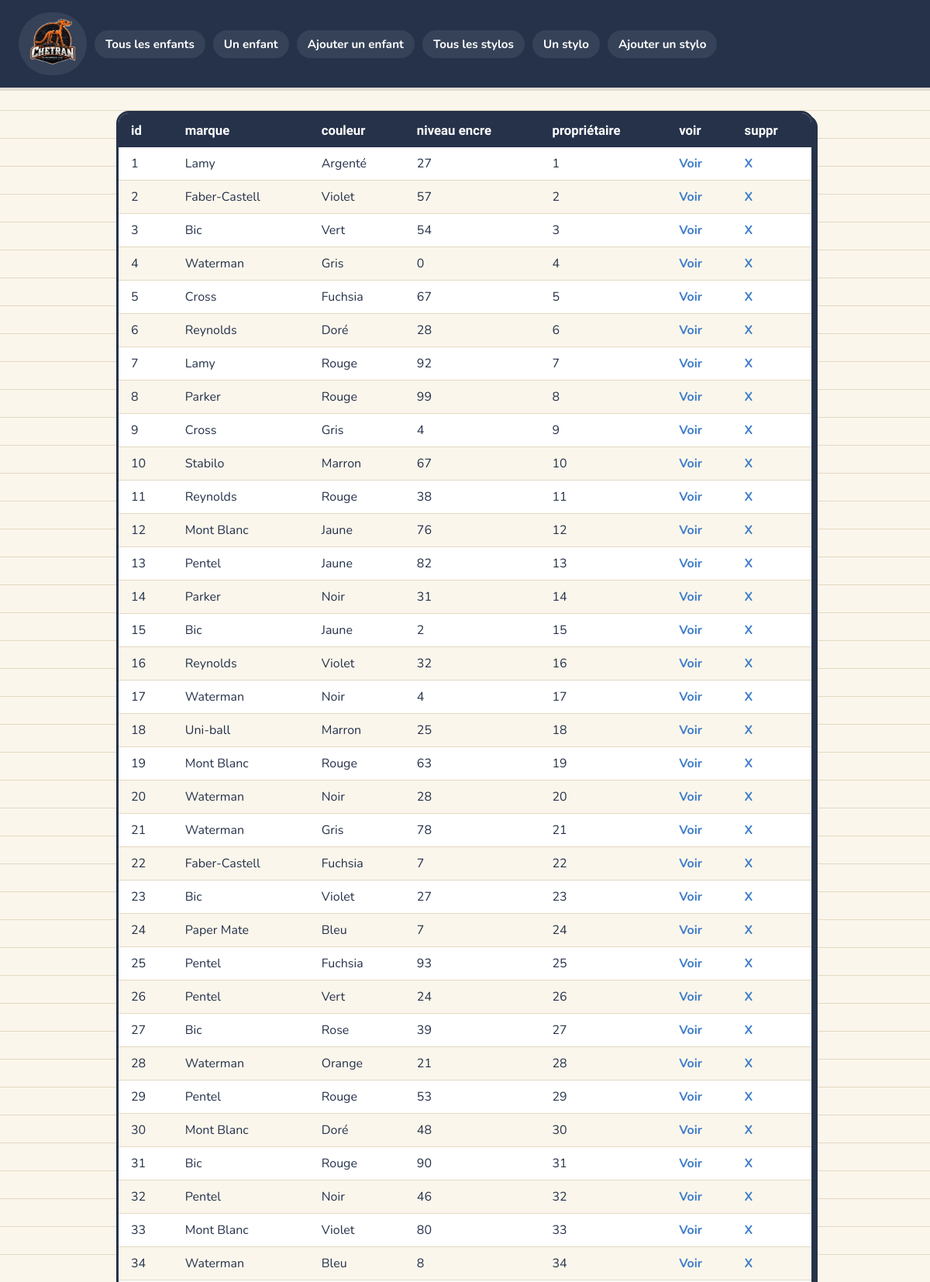
The app's page /php/index.php?stylos (upper part) with its own data.
### tables this page shows
CREATE TABLE Stylos (
    id INT AUTO_INCREMENT PRIMARY KEY,
    couleur VARCHAR(30) NOT NULL,
    marque VARCHAR(50) NOT NULL,
    niveau_encre INT DEFAULT 100,
    fonctionne BOOLEAN DEFAULT TRUE,
    id_enfant INT
);

### php/model/DAO.php (called while the page is built, shortened)
<?php
class DAO {
	public function __construct() {
		try {
			$this->pdo = new PDO('mysql:host=127.0.0.1;dbname=lesenfantsmouillesdustylo', 'bthouverez', '321654');
		} catch(Exception $e) {
			die('ERROR : '.$e->getMessage() );
		}
	}
}

### php/model/StyloDAO.php (called while the page is built, shortened)
<?php
require_once 'DAO.php';
require_once 'Stylo.php';
class StyloDAO extends DAO {
	public function getAll() : array {
		$sql = "SELECT * FROM Stylos";
		$stmt = $this->pdo->query($sql);
		$lesStylos = [];
		while($tab = $stmt->fetch()) {
			$stylo = new Stylo;
			$stylo->id = $tab['id'];
			$stylo->marque = $tab['marque'];
			$stylo->couleur = $tab['couleur'];
			$stylo->fonctionne = $tab['fonctionne'];
			$stylo->niveau_encre = $tab['niveau_encre'];
			$lesStylos[] = $stylo;
		}
		return $lesStylos;
	}
}

### php/model/Stylo.php (called while the page is built, shortened)
<?php
class Stylo {
	private int    $id;
	private string $couleur;
	private string $marque;
	private int    $niveau_encre;
	public function __construct() {
		$this->id = -1;
		$this->couleur = '';
		$this->marque = '';
		$this->niveau_encre = 0;
	}
	public function __get($attr) {
		switch($attr) {
			case 'id': 				return $this->id; 				break;
			case 'couleur': 		return $this->couleur; 			break;
			case 'marque': 			return $this->marque; 			break;
			case 'niveau_encre': 	return $this->niveau_encre; 	break;
		}
	}
	public function __set($attr, $val) {
		switch($attr) {
			case 'id': 				$this->id = $val; 			break;
			case 'couleur': 		$this->couleur = $val; 		break;
			case 'marque': 			$this->marque = $val; 		break;
			case 'fonctionne': 		$this->fonctionne = $val; 	break;
			case 'niveau_encre': 	$this->niveau_encre = $val;	break;
		}
	}
}

### php/view/desStylos.php (the view)
<table class="table-stylos">
	<thead>
		<tr>
			<th>id</th>
			<th>marque</th>
			<th>couleur</th>
			<th>niveau encre</th>
			<th>propriétaire</th>
			<th>voir</th>
			<th>suppr</th>
		</tr>
	</thead>
	<?php foreach($stylos as $s) { ?>
		<tr>
		<td><?= $s->id ?></td>
		<td><?= $s->marque ?></td>
		<td><?= $s->couleur ?></td>
		<td><?= $s->niveau_encre ?></td>
		<td><?= $s->id ?></td>
		<td><a href="index.php?stylo=<?= $s->id ?>">Voir</a></td>
		<td><a href="index.php?supprStylo=<?= $s->id ?>">X</a> </td>
	</tr>
	<?php } ?>
</table>

### php/view/style.css (style rules this page uses)
:root { --paper: #FBF6EC; --paper-line: #E3D9C2; --ink: #25324A; --ink-soft: #4A5A78; --bic-red: #D64545; --bic-blue: #3D7DC9; --highlighter: #F2C94C; --felt-green: #4E9E6E; --sky: #CFEAF8; --radius: 16px; --shadow-hard: 5px 5px 0 var(--ink); }
* { box-sizing: border-box; }
html, body { margin: 0; min-height: 100%; }
body { font-family: "Nunito", "Segoe UI", Arial, sans-serif; color: var(--ink); background-color: var(--paper); background-image: linear-gradient(var(--paper-line) 1px, transparent 1px); background-size: 100% 36px; background-position: 0 70px; padding: 0 24px 60px; }
a { color: var(--bic-blue); text-decoration: none; }
nav { display: flex; flex-wrap: wrap; gap: 10px; align-items: center; background: var(--ink); margin: 0 -24px 30px; padding: 16px 24px; box-shadow: 0 4px 0 rgba(0, 0, 0, 0.1); position: sticky; top: 0; z-index: 10; }
nav a { color: #fff; background: rgba(255, 255, 255, 0.08); padding: 8px 14px; border-radius: 999px; font-weight: 700; font-size: 0.95em; transition: transform 0.15s ease, background 0.15s ease, color 0.15s ease; }
table { width: 100%; max-width: 900px; margin: 10px auto 40px; border-collapse: separate; border-spacing: 0; background: #fff; border: 3px solid var(--ink); border-radius: var(--radius); overflow: hidden; box-shadow: var(--shadow-hard); }
thead { background: var(--ink); }
th { color: #fff; font-family: "Patrick Hand", cursive, sans-serif; font-size: 1.05em; text-align: left; padding: 12px 16px; }
td { padding: 10px 16px; border-bottom: 1px solid var(--paper-line); }
tbody tr:nth-child(even), table tr:nth-child(even) { background: #FBF6EC; }
table a { font-weight: 700; }

### records on screen
stylos: id "1", marque "Lamy", couleur "Argenté", niveau_encre "27"
stylos: id "2", marque "Faber-Castell", couleur "Violet", niveau_encre "57"
stylos: id "3", marque "Bic", couleur "Vert", niveau_encre "54"
stylos: id "4", marque "Waterman", couleur "Gris", fonctionne "0"
stylos: id "5", marque "Cross", couleur "Fuchsia", niveau_encre "67"
stylos: id "6", marque "Reynolds", couleur "Doré", niveau_encre "28"
stylos: id "7", marque "Lamy", couleur "Rouge", niveau_encre "92"
stylos: id "8", marque "Parker", couleur "Rouge", niveau_encre "99"
stylos: id "9", marque "Cross", couleur "Gris", niveau_encre "4"
stylos: id "10", marque "Stabilo", couleur "Marron", niveau_encre "67"
stylos: id "11", marque "Reynolds", couleur "Rouge", niveau_encre "38"
stylos: id "12", marque "Mont Blanc", couleur "Jaune", niveau_encre "76"
stylos: id "13", marque "Pentel", couleur "Jaune", niveau_encre "82"
stylos: id "14", marque "Parker", couleur "Noir", niveau_encre "31"
stylos: id "15", marque "Bic", couleur "Jaune", niveau_encre "2"
stylos: id "16", marque "Reynolds", couleur "Violet", niveau_encre "32"
stylos: id "17", marque "Waterman", couleur "Noir", niveau_encre "4"
stylos: id "18", marque "Uni-ball", couleur "Marron", niveau_encre "25"
stylos: id "19", marque "Mont Blanc", couleur "Rouge", niveau_encre "63"
stylos: id "20", marque "Waterman", couleur "Noir", niveau_encre "28"
stylos: id "21", marque "Waterman", couleur "Gris", niveau_encre "78"
stylos: id "22", marque "Faber-Castell", couleur "Fuchsia", niveau_encre "7"
stylos: id "23", marque "Bic", couleur "Violet", niveau_encre "27"
stylos: id "24", marque "Paper Mate", couleur "Bleu", niveau_encre "7"
stylos: id "25", marque "Pentel", couleur "Fuchsia", niveau_encre "93"
stylos: id "26", marque "Pentel", couleur "Vert", niveau_encre "24"
stylos: id "27", marque "Bic", couleur "Rose", niveau_encre "39"
stylos: id "28", marque "Waterman", couleur "Orange", niveau_encre "21"
stylos: id "29", marque "Pentel", couleur "Rouge", niveau_encre "53"
stylos: id "30", marque "Mont Blanc", couleur "Doré", niveau_encre "48"
stylos: id "31", marque "Bic", couleur "Rouge", niveau_encre "90"
stylos: id "32", marque "Pentel", couleur "Noir", niveau_encre "46"
stylos: id "33", marque "Mont Blanc", couleur "Violet", niveau_encre "80"
stylos: id "34", marque "Waterman", couleur "Bleu", niveau_encre "8"
